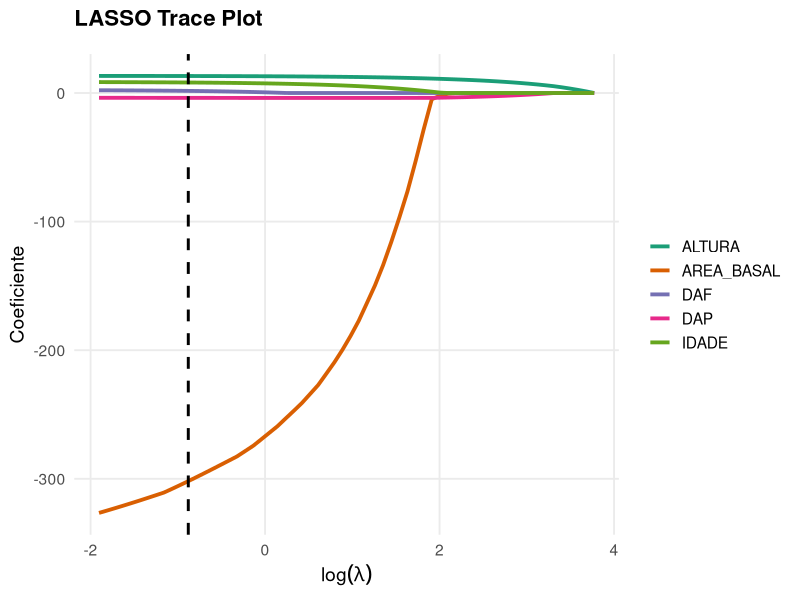

Reproduce this figure in R.
## ---- chunk 1
library(readxl)

dados <- read_excel("dados_pinus.xlsx")
## ---- chunk 2

## Modelo Regressão LASSO Geral

library(caret)
library(glmnet)

set.seed(123)
train_index_lasso <- createDataPartition(dados$VOLUME, p = 0.9, list = FALSE)
dados_treino_lasso <- dados[train_index_lasso, ]
dados_teste_lasso  <- dados[-train_index_lasso, ]

x_train_lasso <- model.matrix(VOLUME ~ ., dados_treino_lasso)[, -1]
y_train_lasso <- dados_treino_lasso$VOLUME

x_test_lasso <- model.matrix(VOLUME ~ ., dados_teste_lasso)[, -1]
y_test_lasso <- dados_teste_lasso$VOLUME

# Validação cruzada LASSO
cv_lasso <- cv.glmnet(
  x_train_lasso,
  y_train_lasso,
  alpha = 1,
  standardize = TRUE
)

best_lambda_lasso <- cv_lasso$lambda.min

modelo_lasso <- glmnet(
  x_train_lasso,
  y_train_lasso,
  alpha = 1,
  lambda = best_lambda_lasso,
  standardize = TRUE
)

# Predição
y_pred_lasso <- predict(modelo_lasso, newx = x_test_lasso)

# Métricas
R2_lasso <- cor(y_test_lasso, y_pred_lasso)^2
rmse_lasso <- sqrt(mean((y_test_lasso - y_pred_lasso)^2))
mae_lasso <- mean(abs(y_test_lasso - y_pred_lasso))
mape_lasso <- mean(abs((y_test_lasso - y_pred_lasso) / y_test_lasso)) * 100

# Variáveis selecionadas
coef_lasso <- coef(modelo_lasso)
variaveis_lasso <- rownames(coef_lasso)[
  coef_lasso[, 1] != 0 & rownames(coef_lasso) != "(Intercept)"
]

# ---------------- AIC e BIC ---------------- #
y_fitted_lasso <- predict(modelo_lasso, newx = x_train_lasso)
RSS_lasso <- sum((y_train_lasso - y_fitted_lasso)^2)

df_lasso <- modelo_lasso$df[modelo_lasso$lambda == best_lambda_lasso]
n <- length(y_train_lasso)

AIC_lasso <- n * log(RSS_lasso / n) + 2 * (df_lasso + 1)
BIC_lasso <- n * log(RSS_lasso / n) + log(n) * (df_lasso + 1)

# Resultados
cat("\n--- Modelo LASSO  ---\n")
cat(
  "R² =", R2_lasso,
  "\nRMSE =", rmse_lasso,
  "\nMAE =", mae_lasso,
  "\nMAPE =", mape_lasso,
  "\nAIC =", AIC_lasso,
  "\nBIC =", BIC_lasso
)



cat(
  "\nVariáveis selecionadas:",
  paste(variaveis_lasso, collapse = ", "),
  "\n"
)

## ---- chunk 3


library(dplyr)
library(tidyr)
library(ggplot2)
library(glmnet)


lasso_seq <- glmnet(x_train_lasso, 
                    y_train_lasso, 
                    alpha = 1, 
                    standardize = TRUE)

# Índice do lambda ótimo
id_best <- which.min(abs(lasso_seq$lambda - best_lambda_lasso))

# Coeficientes no lambda ótimo
coef_best <- as.matrix(lasso_seq$beta)[, id_best]

# Variáveis selecionadas (≠ 0)
vars_selected <- names(coef_best[coef_best != 0])

# Construir data frame dos coeficientes ao longo do caminho
df_lasso_path <- as.data.frame(t(as.matrix(lasso_seq$beta)))
df_lasso_path$log_lambda <- log(lasso_seq$lambda)

# Manter apenas variáveis selecionadas no modelo final
df_lasso_path <- df_lasso_path %>%
  select(log_lambda, all_of(vars_selected)) %>%
  pivot_longer(
    cols = -log_lambda,
    names_to = "Variavel",
    values_to = "Coeficiente"
  )

# Gráfico LASSO TRACE – MODELO ESCOLHIDO
ggplot(
  df_lasso_path,
  aes(x = log_lambda, y = Coeficiente, color = Variavel)
) +
  geom_line(size = 1.3) +
  geom_vline(
    xintercept = log(best_lambda_lasso),
    linetype = "dashed",
    linewidth = 1,
    color = "black"
  ) +
  labs(
    title = "LASSO Trace Plot",
    subtitle = expression(paste(
      ""
    )),
    x = expression(log(lambda)),
    y = "Coeficiente"
  ) +
  scale_color_brewer(palette = "Dark2") +
  theme_minimal(base_size = 14) +
  theme(
    plot.title = element_text(face = "bold", size = 16),
    plot.subtitle = element_text(size = 13, color = "gray40"),
    legend.title = element_blank(),
    panel.grid.minor = element_blank()
  )

## ---- chunk 4


library(caret)
library(nnet)
library(dplyr)


set.seed(123)

train_index_nn <- createDataPartition(dados$VOLUME, p = 0.9, list = FALSE)

dados_treino_nn <- dados[train_index_nn, ]
dados_teste_nn  <- dados[-train_index_nn, ]

preproc <- preProcess(dados_treino_nn[, -which(names(dados) == "VOLUME")],
                      method = c("center", "scale"))

x_train_nn <- predict(preproc, dados_treino_nn)
x_test_nn  <- predict(preproc, dados_teste_nn)



set.seed(123)

ctrl <- trainControl(method = "cv", number = 10)

grid_mlp <- expand.grid(
  size = c(3, 5, 7),
  decay = c(0.001, 0.01, 0.1)
)

modelo_mlp <- train(
  VOLUME ~ .,
  data = x_train_nn,
  method = "nnet",
  tuneGrid = grid_mlp,
  trControl = ctrl,
  linout = TRUE,
  trace = FALSE,
  maxit = 500
)


y_pred_mlp <- predict(modelo_mlp, newdata = x_test_nn)

R2_mlp   <- cor(dados_teste_nn$VOLUME, y_pred_mlp)^2
rmse_mlp <- RMSE(y_pred_mlp, dados_teste_nn$VOLUME)
mae_mlp  <- MAE(y_pred_mlp, dados_teste_nn$VOLUME)



cat("\n--- REDE NEURAL (MLP) ---\n")
cat("R²:", R2_mlp,
    "\nRMSE:", rmse_mlp,
    "\nMAE:", mae_mlp,
    "\nMelhores parâmetros:",
    "\nNeurônios ocultos:", modelo_mlp$bestTune$size,
    "\nDecay:", modelo_mlp$bestTune$decay,
    "\n")


